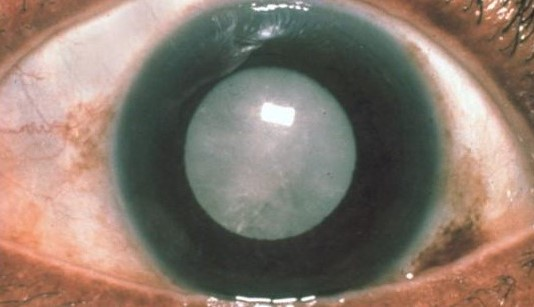
#> input picture Cataract 1.jpeg, 534 x 307 px
$ jupyter execute --allow-errors notebook.ipynb
#> lines starting #> are read from the running program, lines starting #| are printed output that depends on the picture; after the words box and inside, x2 and y2 are one past the last pixel; in counts of white or black regions, pixels touching at a corner belong together
[cell 1]
import numpy as np
import argparse
import cv2
import time


img = cv2.imread('Cataract 1.jpeg', 0)
#> img: shape (307, 534); min 34, max 255, mean 124.3
cv2.imshow('image', img)

#img=cv2.resize(img, (256, 256))

cv2.waitKey(0)

# When everything done, release the capture

cv2.destroyAllWindows()
output = img.copy()
result = img.copy()
gray = img


# apply GuassianBlur to reduce noise. medianBlur is also added for smoothening, reducing noise.
gray = cv2.GaussianBlur(gray,(5,5),0);
gray = cv2.medianBlur(gray,5)

# Adaptive Guassian Threshold is to detect sharp edges in the Image. For more information Google it.
gray = cv2.adaptiveThreshold(gray,255,cv2.ADAPTIVE_THRESH_GAUSSIAN_C,\
        cv2.THRESH_BINARY,11,3.5)
#> gray: shape (307, 534); 95.2% white; black in thin lines or dots

kernel = np.ones((2,2),np.uint8)
gray = cv2.erode(gray,kernel,iterations = 1)
#> gray: shape (307, 534); 92.2% white; 283 black regions (182 under 20 px), largest, box (x1, y1, x2, y2) and area: (180, 60, 361, 244) 2339, (204, 284, 365, 307) 1000, (362, 0, 512, 128) 819
# gray = erosion

gray = cv2.dilate(gray,kernel,iterations = 1)
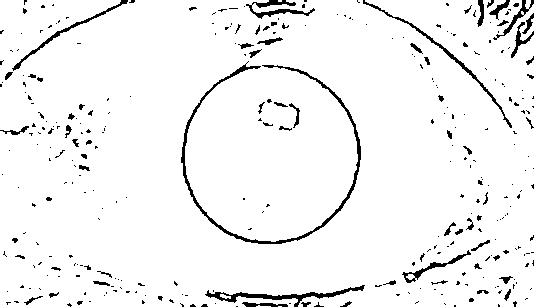
#> gray: shape (307, 534); 95.1% white; 330 black regions (266 under 20 px), largest, box (x1, y1, x2, y2) and area: (181, 61, 361, 244) 1615, (205, 285, 365, 307) 708, (363, 0, 512, 128) 543
# gray = dilation

# get the size of the final image
# img_size = gray.shape
# print img_size

# detect circles in the image
circles = cv2.HoughCircles(gray, cv2.HOUGH_GRADIENT, 1, 200, param1=30, param2=45, minRadius=0, maxRadius=0)
#> circles = [[270.5, 154.5, 89.1]]
# print circles

# ensure at least some circles were found
if circles is not None:
    # convert the (x, y) coordinates and radius of the circles to integers
    circles = np.round(circles[0, :]).astype("int")
#> circles = [[270, 154, 89]]

    # loop over the (x, y) coordinates and radius of the circles
    for (x, y, r) in circles:
        # draw the circle in the output image, then draw a rectangle in the image
        # corresponding to the center of the circle
        cv2.circle(output, (x, y), r, (255, 255,255), 2)
        #cv2.rectangle(output, (x - 5, y - 5), (x + 5, y + 5), (0, 128, 255), -1)
        #time.sleep(0.5)
        print ("Column Number: ")
        print (x)
        print ("Row Number: ")
        print (y)
        print ("Radius is: ")
        print (r)
#> this loop made 1 pass
#| Column Number:
#| 270
#| Row Number:
#| 154
#| Radius is:
#| 89
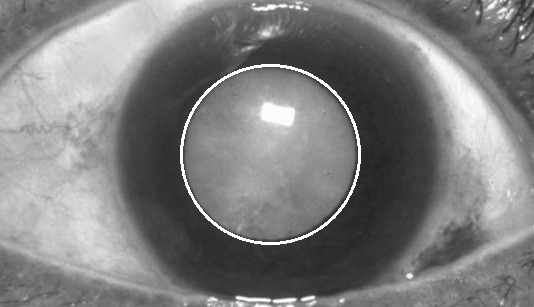
#> output: shape (307, 534); min 34, max 255, mean 126.3


# Display the resulting frame
    cv2.imshow('gray',gray)
    cv2.imshow('output',output)


image=result[y-r:y+r, x-r:x+r]
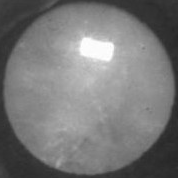
#> image: shape (178, 178); min 38, max 255, mean 120.1
cv2.imshow('Cropped Image', image)

resized=cv2.resize(image, (256,256))
cv2.imshow('Resized Image', resized)

cv2.waitKey(0)

# When everything done, release the capture

cv2.destroyAllWindows()

[cell 2]
#Histogram

from matplotlib import pyplot as plt
img = resized
img2=resized
hist,bins = np.histogram(img.flatten(),256,[0,256])
#> hist = 256 values, max 1164 at index 48, min 0 at index 0, mean 256; bins = 257 values from 0 to 256
cdf = hist.cumsum()
#> cdf = 256 values from 0 to 65536
cdf_normalized = cdf * hist.max()/ cdf.max()
#> cdf_normalized = 256 values from 0 to 1164
plt.plot(cdf_normalized, color = 'b')
plt.hist(img.flatten(),256,[0,256], color = 'r')
plt.xlim([0,256])
plt.legend(('cdf','histogram'), loc = 'upper left')
plt.show()
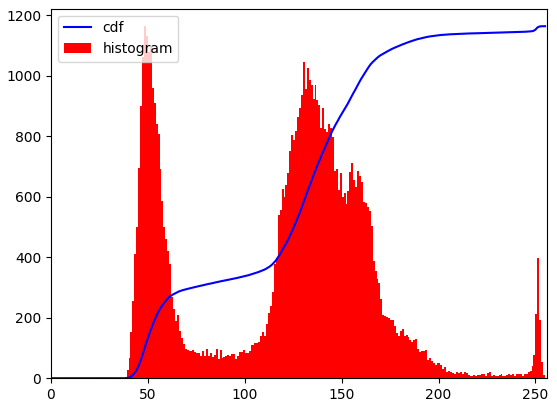
#> figure drawn by matplotlib, 1 panel; tallest bar 1164 high, from x = 48 to 49; curve peaks at x = 255, y = 1164

[cell 3]
hist
#> Out has the same summary as hist

[cell 4]
uniformity=((hist/(256*256))**2).sum()
#> uniformity = 0.0101
uniformity
#> Out = 0.0101

[cell 5]
#Equalizition
equ = cv2.equalizeHist(img2)
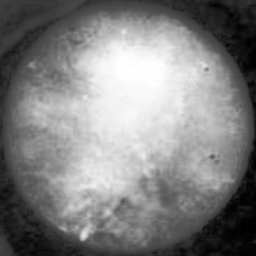
#> equ: shape (256, 256); min 0, max 255, mean 128.8
res = np.hstack((img2,equ))
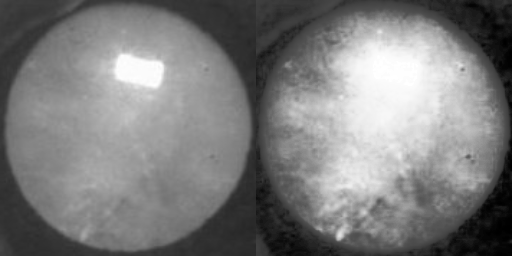
#> res: shape (256, 512); min 0, max 255, mean 124.4
img1=img2
img2=equ
hist,bins = np.histogram(img2.flatten(),256,[0,256])
#> hist = 256 values, max 1164 at index 20, min 0 at index 3, mean 256
cdf = hist.cumsum()
#> cdf = 256 values from 96 to 65536
cdf_normalized = cdf * hist.max()/ cdf.max()
#> cdf_normalized = 256 values from 1.71 to 1164
plt.plot(cdf_normalized, color = 'b')
plt.hist(img2.flatten(),256,[0,256], color = 'r')
plt.xlim([0,256])
plt.legend(('cdf','histogram'), loc = 'upper left')
plt.show()
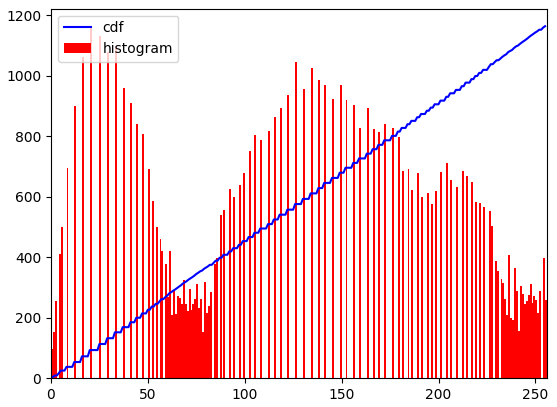
#> figure drawn by matplotlib, 1 panel; tallest bar 1164 high, from x = 20 to 21; curve peaks at x = 255, y = 1164
cv2.imshow('result',equ)
cv2.imshow('Original',img1)

resultant_image=equ
cv2.waitKey(0)

cv2.destroyAllWindows()

[cell 6]
resultant_image=resized

[cell 7]
intensity=resultant_image.flatten().sum()/(256*256)
#> intensity = 120

[cell 8]
intensity
#> Out = 120

[cell 9]
import cv2
import numpy as np
from matplotlib import pyplot as plt

img = cv2.imread('Cataract 1.jpeg',0)
xd=img.copy()
hist,bins = np.histogram(img.flatten(),256,[0,256])
#> hist = 256 values, max 2166 at index 49, min 0 at index 0, mean 640.4

cdf = hist.cumsum()
#> cdf = 256 values from 0 to 163938
cdf_normalized = cdf * hist.max()/ cdf.max()
#> cdf_normalized = 256 values from 0 to 2166

plt.plot(cdf_normalized, color = 'b')
plt.hist(img.flatten(),256,[0,256], color = 'r')
plt.xlim([0,256])
plt.legend(('cdf','histogram'), loc = 'upper left')
plt.show()
#> figure, not shown here; tallest bar 2166 high, from x = 49 to 50; curve peaks at x = 255, y = 2166

[cell 10]
import numpy as np
import cv2

# create a CLAHE object (Arguments are optional).
clahe = cv2.createCLAHE(clipLimit=2.0, tileGridSize=(8,8))
cl1 = clahe.apply(img)
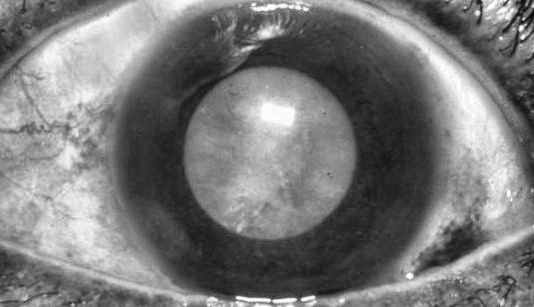
#> cl1: shape (307, 534); min 11, max 255, mean 120.7

cv2.imwrite('clahe_2.jpg',cl1)
#> Out = True

[cell 11]
if len(circles) == 1:
    x, y, r = circles[0]
#> x = 270; y = 154; r = 89
    print (x, y, r)
#| 270 154 89
    mask = np.zeros((img.shape[0],img.shape[1]),dtype=np.uint8)
    cv2.circle(mask,(x,y),r,(255,255,255),-1,8,0)
#> mask: shape (307, 534); 15.2% white; 1 white region, box (x1, y1, x2, y2) and area: (181, 65, 360, 244) 24845
    #cv2.imwrite(argv[2],mask)
    out = img*mask
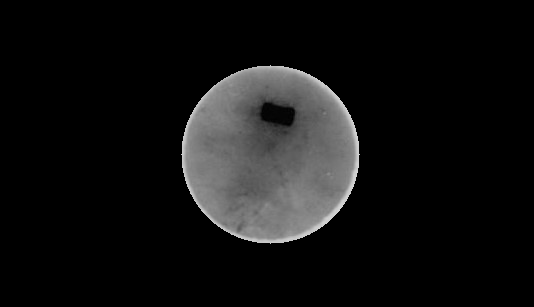
#> out: shape (307, 534); min 0, max 213, mean 17.7
    white = 255-mask
    cv2.imwrite('new.jpg',255-out+white)
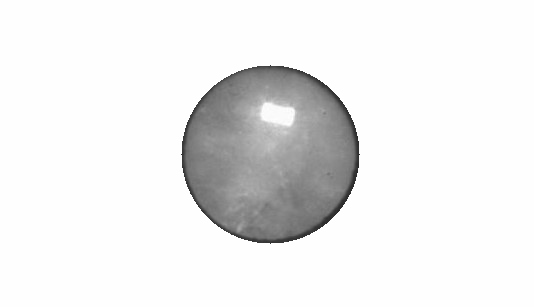
#> saved as new.jpg: shape (307, 534); min 42, max 254, mean 236.4
    new=cv2.imread('new.jpg', 0)
#> new: shape (307, 534); min 39, max 255, mean 236.4
    cv2.imshow('new',new)

[cell 12]
if len(circles) == 1:
    x, y, r = circles[0]
    print (x, y, r)
#| 270 154 89
#> `circles = np.round(circles[0, :]).astype("int")`: circles = [270, 154, 89]
    mask = np.zeros((img.shape[0],img.shape[1]),dtype=np.uint8)
    cv2.circle(mask,(x,y),r,(255,255,255),-1,8,0)
    #cv2.imwrite(argv[2],mask)
    out = img*mask
    white = 255-mask
    cv2.imwrite('new.jpg',255-out+white)

new=cv2.imread('new.jpg', 0)
cv2.imshow('gray',gray)
cv2.imshow('frame',output)
cv2.imshow('new',new)


cv2.waitKey(0)

cv2.destroyAllWindows()

#> (a cell that did not finish here is left out)

$ run again, with Cataract 2.jpg copied over Cataract 1.jpeg
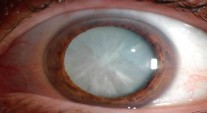
#> input picture Cataract 2.jpg, 207 x 113 px
#> `gray = cv2.dilate(gray,kernel,iterations = 1)`:
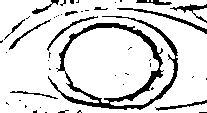
#> gray: shape (113, 207); 85.1% white; 47 black regions (35 under 20 px), largest, box (x1, y1, x2, y2) and area: (48, 16, 178, 110) 2095, (117, 8, 207, 34) 268, (170, 4, 207, 23) 170
#> `circles = cv2.HoughCircles(gray, cv2.HOUGH_GRADIENT, 1, 200, param1=30..`: circles = [[115.5, 55.5, 40.3]]
#> `circles = np.round(circles[0, :]).astype("int")`: circles = [[116, 56, 40]]
#> the loop `for (x, y, r) in circles:` made 1 pass
#> (printed output is left out)
#> `hist,bins = np.histogram(img.flatten(),256,[0,256])`: hist = 256 values, max 1099 at index 159, min 0 at index 0, mean 256; bins = 257 values from 0 to 256
#> `cdf = hist.cumsum()`: cdf = 256 values from 0 to 65536
#> `cdf_normalized = cdf * hist.max()/ cdf.max()`: cdf_normalized = 256 values from 0 to 1099
#> `hist`: Out has the same summary as hist
#> uniformity = 0.00913
#> `hist,bins = np.histogram(img2.flatten(),256,[0,256])`: hist = 256 values, max 1099 at index 177, min 0 at index 7, mean 256
#> `cdf = hist.cumsum()`: cdf = 256 values from 108 to 65536
#> `cdf_normalized = cdf * hist.max()/ cdf.max()`: cdf_normalized = 256 values from 1.81 to 1099
#> intensity = 135.8
#> `hist,bins = np.histogram(img.flatten(),256,[0,256])`: hist = 256 values, max 192 at index 48, min 0 at index 0, mean 91.37
#> `cdf = hist.cumsum()`: cdf = 256 values from 0 to 23391
#> `cdf_normalized = cdf * hist.max()/ cdf.max()`: cdf_normalized = 256 values from 0 to 192
#> `cv2.imwrite('clahe_2.jpg',cl1)`: Out = True
#> `x, y, r = circles[0]`: x = 116; y = 56; r = 40
#| 116 56 40
#> mask: shape (113, 207); 21.5% white; 1 white region, box (x1, y1, x2, y2) and area: (76, 16, 157, 97) 5025
#> `cv2.imwrite('new.jpg',255-out+white)`:
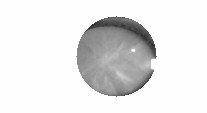
#> saved as new.jpg: shape (113, 207); min 47, max 254, mean 230.2
#| 116 56 40
#> `circles = np.round(circles[0, :]).astype("int")`: circles = [116, 56, 40]

$ run again, with Cataract 3.jpg copied over Cataract 1.jpeg
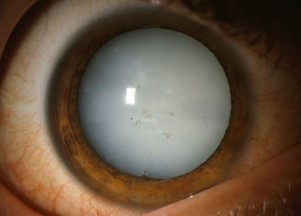
#> input picture Cataract 3.jpg, 301 x 216 px
#> `circles = cv2.HoughCircles(gray, cv2.HOUGH_GRADIENT, 1, 200, param1=30..`: circles = [[156.5, 104.5, 78.2]]
#> `circles = np.round(circles[0, :]).astype("int")`: circles = [[156, 104, 78]]
#> the loop `for (x, y, r) in circles:` made 1 pass
#> (printed output is left out)
#> `hist,bins = np.histogram(img.flatten(),256,[0,256])`: hist = 256 values, max 640 at index 28, min 0 at index 0, mean 256; bins = 257 values from 0 to 256
#> `cdf = hist.cumsum()`: cdf = 256 values from 0 to 65536
#> `cdf_normalized = cdf * hist.max()/ cdf.max()`: cdf_normalized = 256 values from 0 to 640
#> `hist`: Out has the same summary as hist
#> uniformity = 0.00598
#> `hist,bins = np.histogram(img2.flatten(),256,[0,256])`: hist = 256 values, max 640 at index 14, min 0 at index 5, mean 256
#> `cdf = hist.cumsum()`: cdf = 256 values from 90 to 65536
#> `cdf_normalized = cdf * hist.max()/ cdf.max()`: cdf_normalized = 256 values from 0.879 to 640
#> intensity = 112.2
#> `hist,bins = np.histogram(img.flatten(),256,[0,256])`: hist = 256 values, max 661 at index 34, min 0 at index 0, mean 254
#> `cdf = hist.cumsum()`: cdf = 256 values from 0 to 65016
#> `cdf_normalized = cdf * hist.max()/ cdf.max()`: cdf_normalized = 256 values from 0 to 661
#> `cv2.imwrite('clahe_2.jpg',cl1)`: Out = True
#> `x, y, r = circles[0]`: x = 156; y = 104; r = 78
#| 156 104 78
#> mask: shape (216, 301); 29.4% white; 1 white region, box (x1, y1, x2, y2) and area: (78, 26, 235, 183) 19109
#> `cv2.imwrite('new.jpg',255-out+white)`:
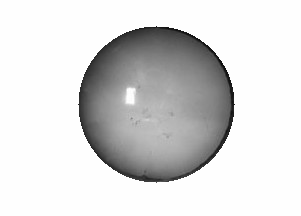
#> saved as new.jpg: shape (216, 301); min 12, max 254, mean 217.3
#| 156 104 78
#> `circles = np.round(circles[0, :]).astype("int")`: circles = [156, 104, 78]
